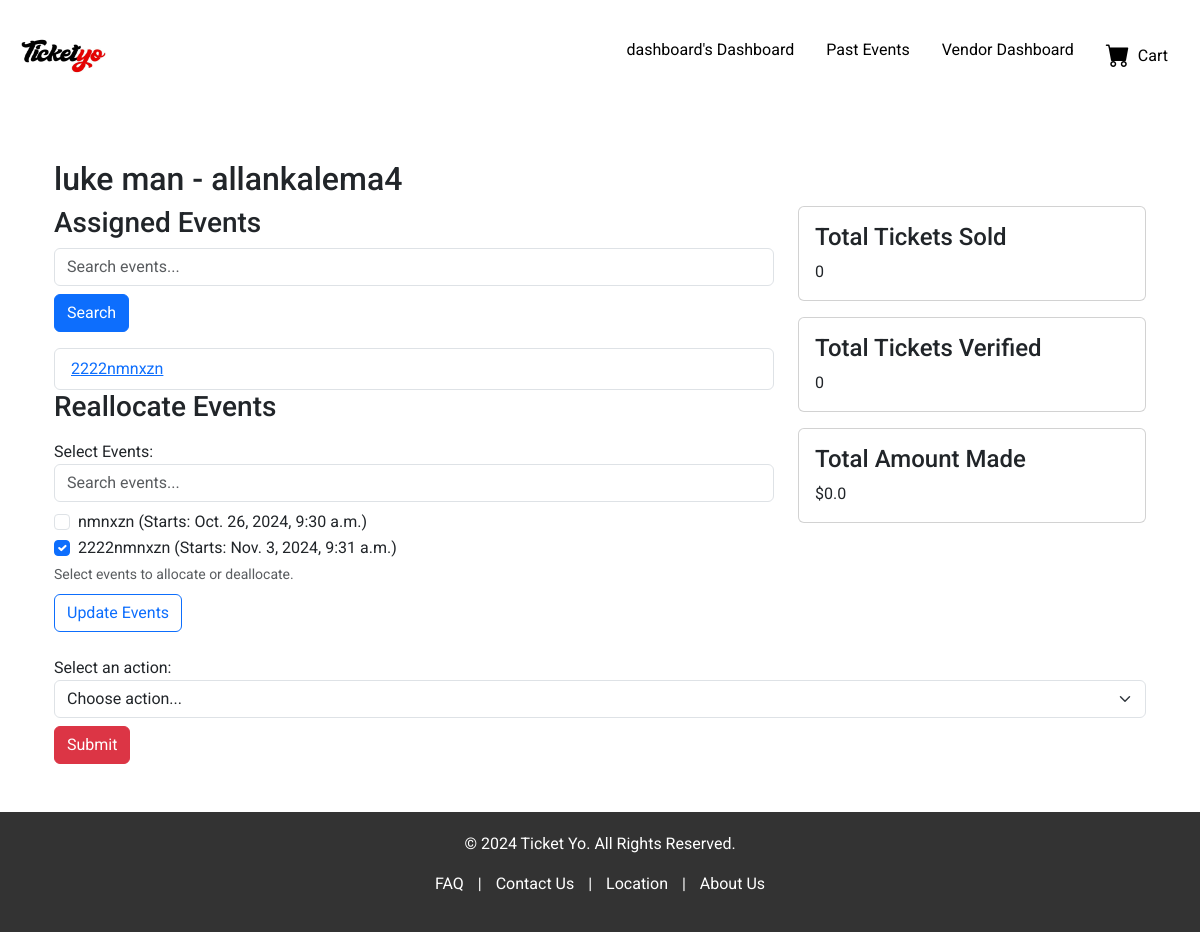
Page /pos/agent_detail/2/ (signed in) on the earlier database version.
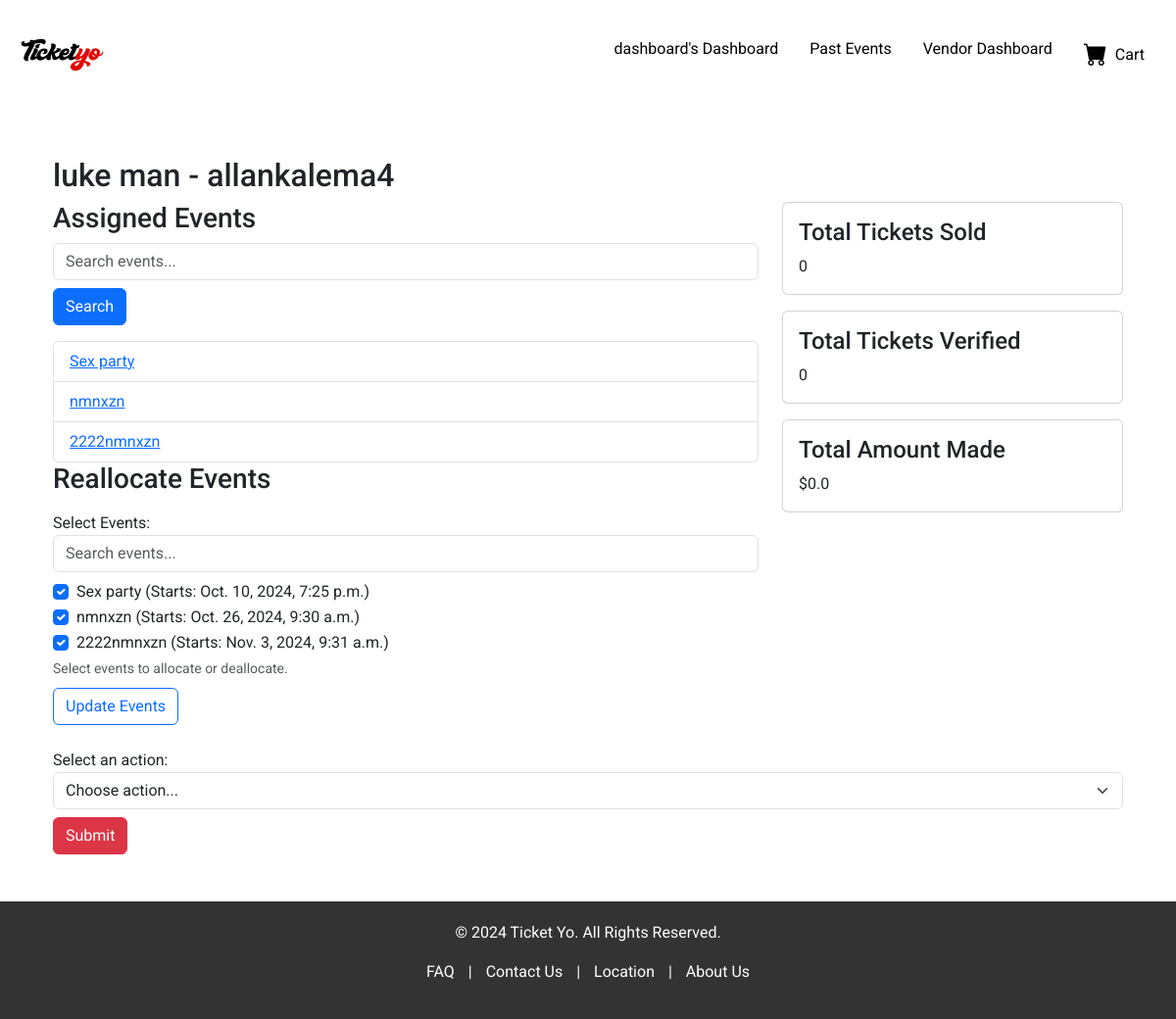
Same page on the later database version.
### vendors/models.py (models this page shows, shortened)
class Vendor(AbstractBaseUser, PermissionsMixin):
    username = models.CharField(max_length=30, unique=True)
    email = models.EmailField(unique=True)
    first_name = models.CharField(max_length=30)
    last_name = models.CharField(max_length=30)
    storename = models.CharField(max_length=50)
    store_phone = models.CharField(max_length=15)
    verification_code = models.CharField(max_length=6, null=True, blank=True)
    verification_code_created_at = models.DateTimeField(null=True, blank=True)
    is_active = models.BooleanField(default=True)
    is_admin = models.BooleanField(default=False)
    is_superuser = models.BooleanField(default=False)
    is_staff = models.BooleanField(default=False)
    is_vendor = models.BooleanField(default=True)
    objects = VendorManager()
    USERNAME_FIELD = 'username'
    REQUIRED_FIELDS = ['email', 'first_name', 'last_name', 'storename', 'store_phone']

### pos/models.py (models this page shows, shortened)
class POSAgent(models.Model):
    username = models.CharField(max_length=255, unique=True)
    first_name = models.CharField(max_length=100)
    last_name = models.CharField(max_length=100)
    email = models.EmailField(unique=True)
    vendor = models.ForeignKey(Vendor, on_delete=models.CASCADE, related_name='pos_agents')
    assigned_events = models.ManyToManyField(Event, related_name='assigned_agents')
    is_active = models.BooleanField(default=True)
    password = models.CharField(max_length=6)

### events/models.py (models this page shows, shortened)
class Event(models.Model):
    STATUS_CHOICES = [
        ('pending', 'Pending'),
        ('approved', 'Approved'),
        ('rejected', 'Rejected'),
    ]
    vendor = models.ForeignKey(Vendor, on_delete=models.CASCADE, related_name='events')
    poster = models.ImageField(upload_to='event_posters/')
    title = models.CharField(max_length=200)
    description = models.TextField()
    category = models.CharField(max_length=100)
    start_date = models.DateTimeField()
    end_date = models.DateTimeField(null=True, blank=True)
    venue_name = models.CharField(max_length=100)
    regular_price = models.DecimalField(max_digits=10, decimal_places=2)
    sale_price = models.DecimalField(max_digits=10, decimal_places=2, null=True, blank=True)
    tickets_available = models.PositiveIntegerField(null=True, blank=True)
    tickets_sold = models.PositiveIntegerField(default=0)
    status = models.CharField(max_length=10, choices=STATUS_CHOICES, default='pending')
    adminaction = models.ForeignKey(settings.AUTH_USER_MODEL, on_delete=models.SET_NULL, null=True, blank=True, editable=False)  # Stores the admin who approved/rejected

### pos/views.py (the view, shortened to what this page needs)
# urls.py: path('agent_detail/<int:agent_id>/', agent_detail, name='agent_detail'),
@login_required
def agent_detail(request, agent_id):
    agent = POSAgent.objects.get(id=agent_id)
    total_tickets_sold = 0  # Replace with actual logic to calculate total tickets sold
    total_tickets_verified = 0  # Replace with actual logic
    total_amount_made = 0.00  # Replace with actual logic
    search_query = request.GET.get('search_events', '')
    assigned_events = agent.assigned_events.all()
    if search_query:
        assigned_events = assigned_events.filter(title__icontains=search_query)
    vendor = agent.vendor
    all_events = vendor.events.filter(
        (Q(start_date__gte=timezone.now()) | Q(end_date__gte=timezone.now())),
        status='approved'
    )
    context = {
        'agent': agent,
        'assigned_events': assigned_events,
        'search_query': search_query,
        'total_tickets_sold': total_tickets_sold,
        'total_tickets_verified': total_tickets_verified,
        'total_amount_made': total_amount_made,
        'all_events': all_events,  # Include all events for selection
    }
    return render(request, 'pos/agent_detail.html', context)

### templates/pos/agent_detail.html (shortened to what this page needs)
{% extends 'frontend/base.html' %}
{% block content %}
<div class="container mt-5">
    <h2>{{ agent.first_name }} {{ agent.last_name }} - {{ agent.username }}</h2>
    <div class="row">
        <div class="col-md-8">
            <h3>Assigned Events</h3>
            <form method="GET" class="mb-3">
                <input type="text" name="search_events" class="form-control" placeholder="Search events..." value="{{ search_query }}">
                <button type="submit" class="btn btn-primary mt-2">Search</button>
            </form>
            <ul class="list-group">
                {% for event in assigned_events %}
                <li class="list-group-item">
                    <a href="{% url 'pos_event_detail' event.id %}">{{ event.title }}</a>
                </li>
                {% empty %}
                <li class="list-group-item">No events assigned</li>
                {% endfor %}
            </ul>
            <h3>Reallocate Events</h3>
            <form method="POST" class="mt-3">
                <div class="form-group">
                    <label for="events">Select Events:</label>
                    <input type="text" id="eventSearch" class="form-control mb-2" placeholder="Search events..." onkeyup="filterEvents()">
                    <div id="events">
                        {% for event in all_events %}
                        <div class="form-check">
                            <input class="form-check-input" type="checkbox" name="events" id="event{{ event.id }}" value="{{ event.id }}"
                            {% if event in assigned_events %} checked {% endif %}>
                            <label class="form-check-label" for="event{{ event.id }}">
                                {{ event.title }} (Starts: {{ event.start_date }})
                            </label>
                        </div>
                        {% endfor %}
                    </div>
                    <small class="form-text text-muted">Select events to allocate or deallocate.</small>
                </div>
                <button type="submit" class="btn btn-outline-primary mt-2">Update Events</button>
            </form>
        </div>
        <div class="col-md-4">
            <div class="card mb-3">
                <div class="card-body">
                    <h4>Total Tickets Sold</h4>
                    <p class="card-text">{{ total_tickets_sold }}</p>
                </div>
            </div>
            <div class="card mb-3">
                <div class="card-body">
                    <h4>Total Tickets Verified</h4>
                    <p class="card-text">{{ total_tickets_verified }}</p>
                </div>
            </div>
            <div class="card mb-3">
                <div class="card-body">
                    <h4>Total Amount Made</h4>
                    <p class="card-text">${{ total_amount_made }}</p>
                </div>
            </div>
        </div>
    </div>
    <div class="mt-4">
        <label for="actionSelect">Select an action:</label>
        <form method="POST" action="{% url 'agent_action' agent.id %}">
            <select name="action" id="actionSelect" class="form-select" aria-label="Default select example">
                <option selected>Choose action...</option>
            </select>
            <button type="submit" class="btn btn-danger mt-2">Submit</button>
        </form>
    </div>
</div>
{% endblock %}

### templates/frontend/base.html (shortened to what this page needs)
{% load static %}
<!DOCTYPE html>
<html lang="en">
<head>
    <link href="https://cdn.jsdelivr.net/npm/bootstrap@5.3.0/dist/css/bootstrap.min.css" rel="stylesheet">
    <link rel="stylesheet" href="{% static 'frontend/styles.css' %}">
    <link href="https://cdn.jsdelivr.net/npm/bootstrap-icons@1.10.5/font/bootstrap-icons.css" rel="stylesheet">
</head>
<body>
<header id="main-header" class="header p-3 d-flex justify-content-between align-items-center">
    <div class="d-flex align-items-center">
        <div class="logo">
            <img src="{% static 'frontend/logo.jpg' %}" alt="Logo" style="height: 80px; width: 100px;">
        </div>
    </div>
    <nav>
        <ul class="nav">
            {% if user.is_authenticated %}
                <li class="nav-item">
                    <a href="{% url 'all_events' %}" class="nav-link text-black">{{ user.username }}'s Dashboard</a>
                </li>
            {% else %}
                <li class="nav-item">
                    <a href="{% url 'all_events' %}" class="nav-link text-black">Dashboard</a>
                </li>
            {% endif %}
            <li class="nav-item">
                <a href="{% url 'past_events' %}" class="nav-link text-black">Past Events</a>
            </li>
            {% if user.is_authenticated and user.is_vendor %}
                <li class="nav-item">
                    <a href="{% url 'dashboard' %}" class="nav-link text-black">Vendor Dashboard</a>
                </li>
            {% endif %}
            <li class="nav-item">
                <a href="{% url 'view_cart' %}" class="nav-link text-black d-flex align-items-center">
                    <i class="bi bi-cart-fill fs-4 me-2" style="color: black;"></i> Cart
                </a>
            </li>
        </ul>
    </nav>
</header>
    <div class="container main-content">
        {% block content %}{% endblock %}
    </div>
    <footer class="footer mt-5">
        <p>&copy; 2024 Ticket Yo. All Rights Reserved.</p>
        <p>
            <a href="#">FAQ</a> |
            <a href="#">Contact Us</a> |
            <a href="#">Location</a> |
            <a href="#">About Us</a>
        </p>
    </footer>
</body>
</html>

### static/frontend/styles.css (style rules this page uses)
body { font-family: 'Roboto', sans-serif; }
.header { background-color: white; color: white; }
.footer { background-color: #333; color: white; padding: 20px 0; text-align: center; }
.footer a { color: white; text-decoration: none; margin: 0 10px; }

Differences in the rows shown:
now on this page (row edited): Event: title "Sex party", events "☑", start_date "Oct. 10, 2024, 7:25 p.m."
now on one of the page's lists (row unchanged): Event: title "nmnxzn"
computed for Event "nmnxzn": events "☐" → "☑"
